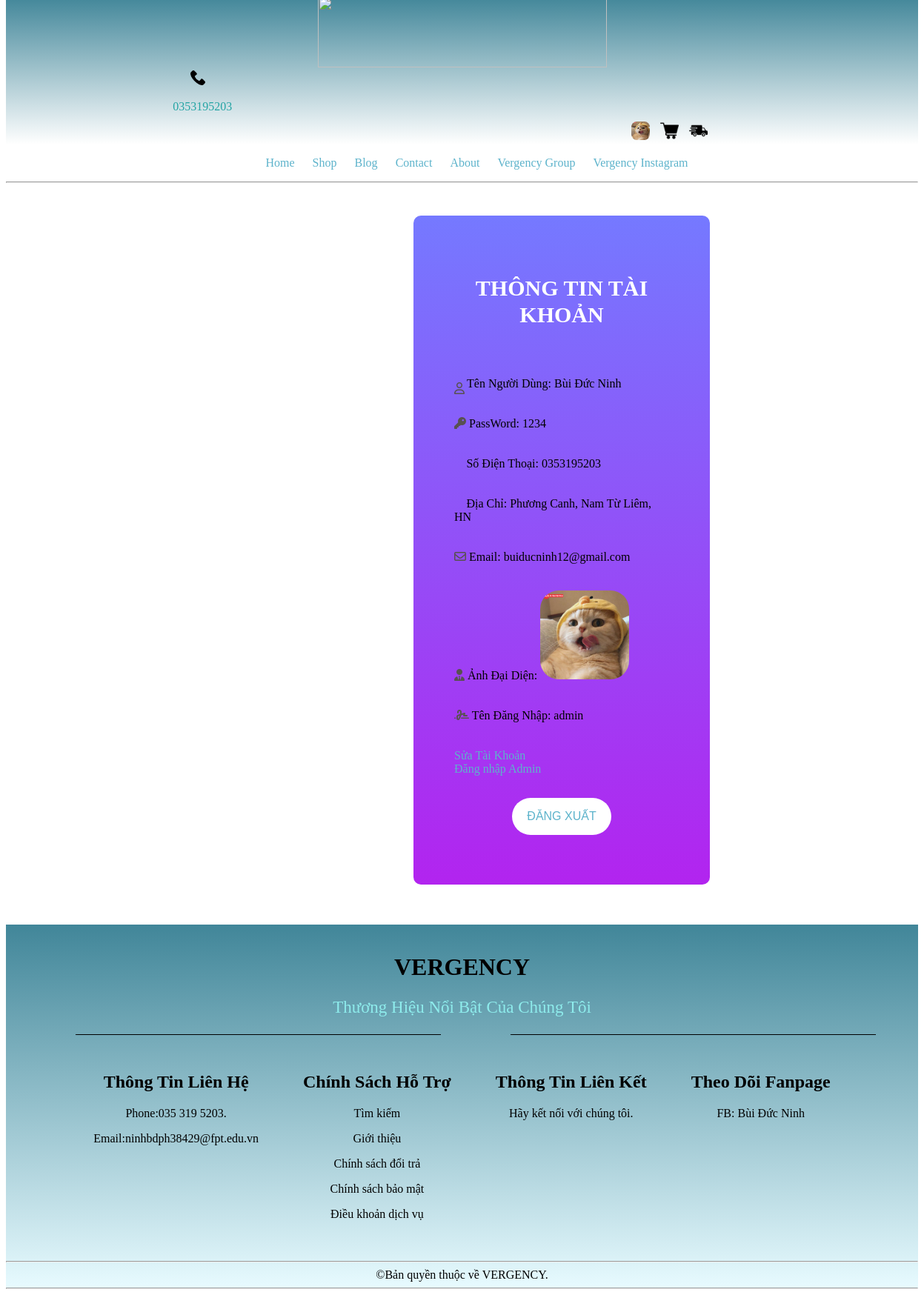
The app's page /index.php?act=tttk (signed in) with its own data.
### tables this page shows
CREATE TABLE `user` (
  `id_user` int(11) NOT NULL,
  `ten_user` varchar(100) DEFAULT NULL,
  `sdt_user` varchar(12) DEFAULT NULL,
  `diachi_user` varchar(100) DEFAULT NULL,
  `gmail_user` varchar(100) DEFAULT NULL,
  `tentaikhoan_user` varchar(100) DEFAULT NULL,
  `password_user` varchar(100) DEFAULT NULL,
  `role` int(11) DEFAULT NULL,
  `avatar` varchar(100) DEFAULT NULL
);

### Model/pdo.php (called while the page is built, shortened)
<?php
function pdo_get_connection(){
    $servername = "localhost";
    $username = "root";
    $password = "";
    try {
        $conn = new PDO("mysql:host=$servername;dbname=duan1_2023", $username, $password);
        $conn->setAttribute(PDO::ATTR_ERRMODE, PDO::ERRMODE_EXCEPTION);
        return $conn;
    } catch(PDOException $e) {
        echo "Connection failed: " . $e->getMessage();
    }
}
function pdo_query_one($sql){
    $sql_args=array_slice(func_get_args(),1);
    try{
        $conn=pdo_get_connection();
        $stmt=$conn->prepare($sql);
        $stmt->execute($sql_args);
        $row=$stmt->fetch(PDO::FETCH_ASSOC);
        return $row;
    }
    catch(PDOException $e){
        throw $e;
    }
    finally{
        unset($conn);
    }
}
?>

### Model/taikhoan.php (called while the page is built, shortened)
<?php
function select_tk_ez($user){
    $sql="SELECT * FROM user WHERE tentaikhoan_user='$user'";
    $tk = pdo_query_one($sql);
    return $tk;
}
?>

### View/Client/login/tttk.php (the view, shortened to what this page needs)
<hr><br><br> <section class="dangky">
    <div class="box_content form_account">
        <form class="form-tt" action="" method="post">
        <h2 >Thông Tin Tài Khoản</h2>
<br> <br>
            <div>
                <i class="far fa-user"></i>
                <label for="">Tên Người Dùng:</label>
                <?= $tkez['ten_user'] ?>
            </div>
            <div> <br><br>
            <i class="fas fa-key"></i>
            <label for="">PassWord: </label>
            <?= $tkez['password_user'] ?>
            </div> <br> <br>
            <div>
            <i class="fa-light fa-phone"></i>
            <label for="">Số Điện Thoại: </label>
            <?= $tkez['sdt_user'] ?>
            </div>
            <br> <br>
            <div>
            <i class="fa-light fa-house"></i>
            <label for="">Địa Chỉ: </label>
            <?= $tkez['diachi_user'] ?>
            </div>
            <br> <br>
            <div>
            <i class="fa-regular fa-envelope"></i>
            <label for="">Email: </label>
            <?= $tkez['gmail_user'] ?>
            </div>
            <br> <br>
            <div>
            <i class="fa-solid fa-user-tie"></i>
            <label for="">Ảnh Đại Diện: </label>
            <img src="Images/<?= $tkez['avatar'] ?>" alt="" width="120px">
            </div>
            <br> <br>
            <div>
            <i class="fa-solid fa-signature"></i>
            <label for="">Tên Đăng Nhập: </label>
            <?= $tkez['tentaikhoan_user'] ?>
            </div>
    <br> <br>
                <a href="index.php?act=edittttk">Sửa Tài Khoản</a> <br>
                <?php if(isset($_SESSION['admin'])){ ?>
                    <a href="../../../../../../../GitHub/DuAn1/DuAn1/Code/View/Adminn/index.php">Đăng nhập Admin</a>
               <?php }?>
               <button type="submit" value="dangxuat"> <a href="index.php?act=dangxuat"> Đăng Xuất </a></button>
        </form>
    </div>
    </div>
<br> <br> <br>

### View/Client/header.php (shortened to what this page needs)
<!DOCTYPE html>
<html lang="en">
<head>
    <link rel="stylesheet" href="Css/style.css">
    <link rel="stylesheet" href="https://pro.fontawesome.com/releases/v5.10.0/css/all.css">
    <link rel="stylesheet" href="https://cdnjs.cloudflare.com/ajax/libs/font-awesome/6.4.2/css/all.min.css">
</head>
<body>
    <div class="container">
        <header>
            <div class="logo">
                <a href="index.php">
                    <img src="Images/logo.webp" alt="" height="96px" width="390px">
                </a>
            </div>
            <div class="sdt-header">
                <a class="call-lienhe" href="tel:0353195203">
                    <img src="Images/phone-call.png" alt="" height="20px" width="20px">
                    <p>0353195203</p>
                </a>
                <div class="div">
                    <?php if(isset($_SESSION['user'])){ ?>
                        <?php $avatar = select_tk_ez($_SESSION['user']) ?>
                        <a href="index.php?act=tttk"><img style="border-radius: 30%;" src="Images/<?= $avatar['avatar'] ?>" alt="" width="25px" height="25px"></a>
                    <?php } else{ ?>
                        <a href="index.php?act=dangnhap"><img src="Images/user.png" alt="" width="25px" height="25px"></a>
                    <?php } ?>
                    <a href="index.php?act=cart"><img src="Images/shopping.png" alt="" width="25px" height="25px"></a>
                    <a class="thea" href="index.php?act=bill"><img class="fa-truck" src="Images/delivery-van.png" alt="" width="25px"></a>
                </div>
            </div>
        </header>
        <nav>
            <ul>
                <li><a class="link_menu" href="index.php">Home</a></li>
                <li class="dropdown" >
                <a class="link_menu" href="index.php?act=sanpham&iddm=" class="dropbtn" >Shop</a>
                </li>
                <li><a class="link_menu" href="index.php?act=blog">Blog</a></li>
                <li><a class="link_menu" href="index.php?act=contact">Contact</a></li>
                <li><a class="link_menu" href="index.php?act=about">About</a></li>
                <li><a class="link_menu" href="https://web.facebook.com/?_rdc=1&_rdr">Vergency Group</a></li>
                <li><a class="link_menu" href="https://www.instagram.com/">Vergency Instagram</a></li>
            </ul>
        </nav>

### Css/style.css (style rules this page uses)
* { box-sizing:border-box }
i { font-family: 'Font Awesome 5 Pro'; color:#585151; }
.fa-user { float: left; margin-top: 7px; margin-right: 3px; }
* { box-sizing: border-box; }
body { font-family: 'Roboto', sans-serif; }
.container { margin: 0 auto; }
header { height: 200px; background-image: linear-gradient(1800deg, rgb(255, 255, 255), rgb(65, 134, 153)); }
.call-lienhe { color: rgb(36, 164, 164); text-decoration: none; }
.call-lienhe p { margin-left: -24px; }
.div a { margin: 5px; }
.logo { margin-top: -13px; display: flex; justify-content: space-around; }
.dropdown { overflow: hidden; }
.link_menu::before { transform: scaleX(0); transform-origin: bottom right; }
.link_menu::before { content: " "; display: block; position: absolute; top: 0; right: 0; bottom: 0; left: 0; inset: 0 0 0 0; background: hsl(200 100% 80%); z-index: -1; transition: transform .3s ease; }
.link_menu { position: relative; }
.sdt-header { display: flex; justify-content: space-around; }
a { color: rgb(93, 179, 203); text-decoration: none; }
li { list-style: none; display: inline; margin: 10px; }
ul { text-align: center; }
button { color: white; margin-top: 10px; border: none; background-color: rgb(169, 230, 169); }
.div { margin: 30px; }
.div a { color: black; }
.dangky { text-align: left; margin-left: 500px; }
body { font-family: 'Times New Roman', Times, serif; }
button { color: #fff; background: #333; border: 1px solid #333; font-size: 12px; text-align: center; text-transform: uppercase; padding: 7px 15px; position: relative; width: auto; white-space: nowrap; margin-top: 10px; cursor: pointer; }

### View/Client/header.php (style rules this page uses)
.fa-truck { width: 25px; height: 25px; margin-top: 10px; color: black; }

### View/Client/login/tttk.php (style rules this page uses)
.form-tt { width: 400px; border-radius: 10px; overflow: hidden; padding: 55px 55px 37px; background: #9152f8; background: -webkit-linear-gradient(top,#7579ff,#b224ef); background: -o-linear-gradient(top,#7579ff,#b224ef); background: -moz-linear-gradient(top,#7579ff,#b224ef); background: linear-gradient(top,#7579ff,#b224ef); margin-left: 50px ; }
.form-tt h2 { font-size: 30px; color: #fff; line-height: 1.2; text-align: center; text-transform: uppercase; display: block; margin-bottom: 30px; }
.form-tt img { border-radius: 25px; }
.form-tt button { font-size: 16px; color: #555; line-height: 1.2; padding: 0 20px; min-width: 120px; height: 50px; border-radius: 25px; background: #fff; position: relative; z-index: 1; border: 0; outline: 0; display: block; margin: 30px auto; }

### records on screen
user: avatar (picture), ten_user "Bùi Đức Ninh", password_user "1234", sdt_user "0353195203", diachi_user "Phương Canh, Nam Từ Liêm, HN", gmail_user "buiducninh12@gmail.com", tentaikhoan_user "admin"
